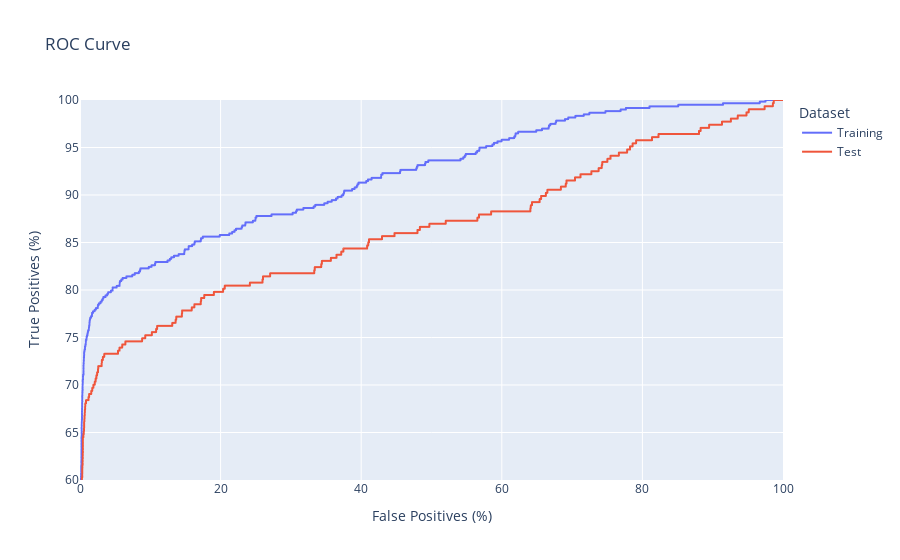

Notebook source saved alongside this figure:
### Code cell
def make_roc_df(name, predictions, labels):
    fp, tp, _ = sklearn.metrics.roc_curve(labels, predictions)
    return pd.DataFrame({"fp": fp * 100, "tp": tp * 100, "Dataset": name})


roc_df = pd.concat(
    [
        make_roc_df("Training", train_predictions, y_train),
        make_roc_df("Test", test_predictions, y_test),
    ]
)

fig = px.line(
    roc_df,
    title="ROC Curve",
    x="fp",
    y="tp",
    color="Dataset",
    labels={"fp": "False Positives (%)", "tp": "True Positives (%)"},
)
fig.update_yaxes(range=[60, 100])
fig.update_traces(line={"dash": "dash"}, selector={"name": "test"})
fig.show()

### Figure 1 — Plotly figure (JSON) as saved in the notebook; plotly's stock layout.template omitted (floating-point values rounded to 4 significant figures; data arrays with more than 128 entries replaced by an {"elided": "..."} marker saying what was removed)
{"data": [{"hovertemplate": "Dataset=Training<br>False Positives (%)=%{x}<br>True Positives (%)=%{y}<extra></extra>", "legendgroup": "Training", "line": {"color": "#636efa", "dash": "solid"}, "marker": {"symbol": "circle"}, "mode": "lines", "name": "Training", "showlegend": true, "type": "scattergl", "x": {"elided": "1092 float values"}, "xaxis": "x", "y": {"elided": "1092 float values"}, "yaxis": "y"}, {"hovertemplate": "Dataset=Test<br>False Positives (%)=%{x}<br>True Positives (%)=%{y}<extra></extra>", "legendgroup": "Test", "line": {"color": "#EF553B", "dash": "solid"}, "marker": {"symbol": "circle"}, "mode": "lines", "name": "Test", "showlegend": true, "type": "scattergl", "x": {"elided": "628 float values"}, "xaxis": "x", "y": {"elided": "628 float values"}, "yaxis": "y"}], "layout": {"legend": {"title": {"text": "Dataset"}, "tracegroupgap": 0}, "title": {"text": "ROC Curve"}, "xaxis": {"anchor": "y", "domain": [0, 1], "title": {"text": "False Positives (%)"}}, "yaxis": {"anchor": "x", "domain": [0, 1], "range": [60, 100], "title": {"text": "True Positives (%)"}}}}
